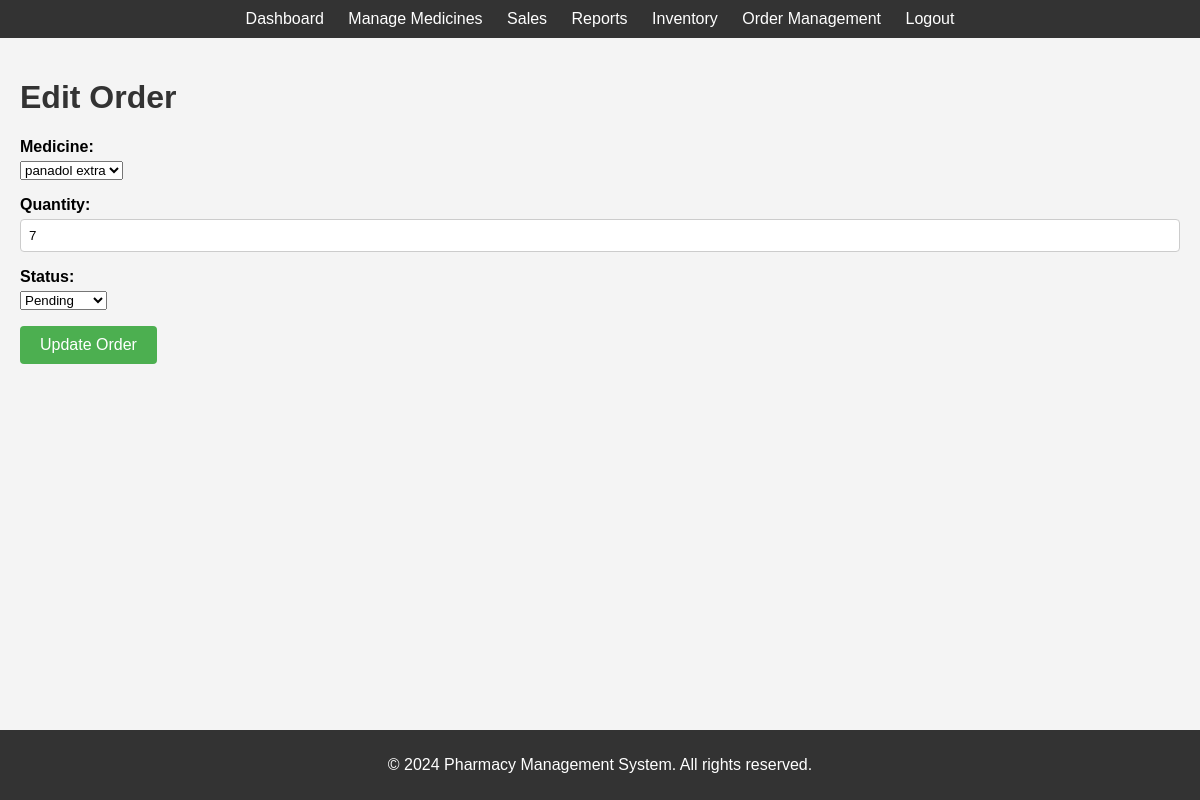
The app's page /edit-order/6/ (signed in) with its own data.
### pharma/models.py (models this page shows, shortened)
class Order(models.Model):
    STATUS_CHOICES = [
        ('pending', 'Pending'),
        ('completed', 'Completed'),
    ]
    medicine = models.ForeignKey(Medicine, on_delete=models.CASCADE)
    quantity = models.PositiveIntegerField()
    status = models.CharField(max_length=10, choices=STATUS_CHOICES, default='pending')
    date_ordered = models.DateTimeField(auto_now_add=True)

### pharma/views.py (the view)
# urls.py: path('edit-order/<int:pk>/', views.update_order, name='update_order'),
@login_required
def update_order(request, pk):
    order = get_object_or_404(Order, pk=pk)
    if request.method == 'POST':
        form = OrderForm(request.POST, instance=order)
        if form.is_valid():
            form.save()
            return redirect('order_management')
    else:
        form = OrderForm(instance=order)
    return render(request, 'pharma/edit_order.html', {'form': form})

### pharma/forms.py
class OrderForm(forms.ModelForm):
    class Meta:
        model = Order
        fields = ['medicine', 'quantity', 'status']
        widgets = {
            'status': forms.Select(choices=Order.STATUS_CHOICES),
        }

### pharma/models.py (called while the page is built)
    def __str__(self):
        return self.name

### pharma/templates/pharma/edit_order.html (shortened to what this page needs)
{% extends 'pharma/base.html' %}
{% block content %}
<h1>Edit Order</h1>
<form method="post">
    {{ form.as_p }}
    <button type="submit" class="btn">Update Order</button>
</form>
{% endblock %}

### static/css/styles.css (style rules this page uses)
body { font-family: Arial, sans-serif; background-color: #f4f4f4; margin: 0; padding: 0; }
h1, h2 { color: #333; }
button, .btn { background-color: #4CAF50; color: white; padding: 10px 20px; text-align: center; text-decoration: none; display: inline-block; font-size: 16px; border: none; border-radius: 4px; cursor: pointer; }
label { display: block; margin-bottom: 5px; font-weight: bold; }
input[type="text"], input[type="password"], input[type="number"], input[type="date"], textarea { width: 100%; padding: 8px; box-sizing: border-box; border-radius: 4px; border: 1px solid #ccc; }

### records on screen
Order: medicine "panadol extra", quantity "7", status "Pending"
